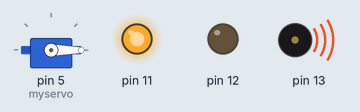
Bench run of a sketch on a simulated Arduino Uno, built with avr-gcc and run on an emulated ATmega328P. On the bench: servo, output pins drawn as LEDs (lit = HIGH), buzzer (waves = sounding).

Above: at 0.1 s.
At 4.0 s:
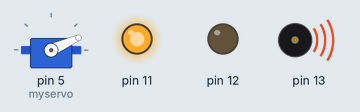
At 7.9 s:
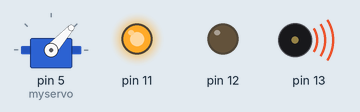
At 11.8 s:
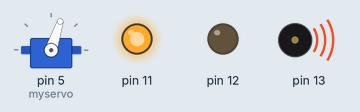
At 15.6 s:
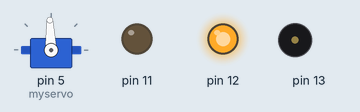
At 21.8 s:
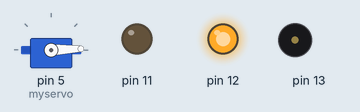
Timing chart, 0 to 23.3 s (numbered marks = the images above):
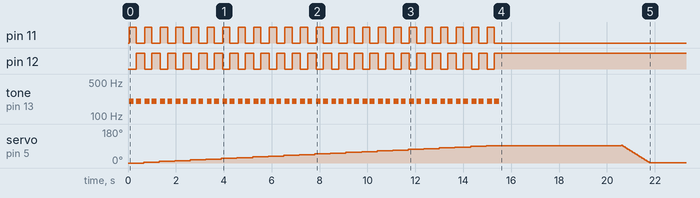

The sketch:

TrainCrossbarSystem.ino
```cpp
//The Link For This Project is: https://www.tinkercad.com/things/ckLTuSrWaTb!
#include <Servo.h>
Servo myservo;

int pos = 0;

void setup()
{
  myservo.attach(5);
  pinMode(13, OUTPUT);
  pinMode(12, OUTPUT);
  pinMode(11, OUTPUT);
  //----------------------------
  for(pos = 0; pos <= 94; pos += 4)
  {
    myservo.write(pos);
    delay(50);
    if(pos <= 94)
    {
         tone(13, 200, 200);
      	 digitalWrite(12, LOW);
  		   digitalWrite(11, HIGH);
      	 delay(300);
         tone(13, 200, 200);
      	 digitalWrite(12, HIGH);
  		   digitalWrite(11, LOW);
      	 delay(300);

    }
  }
  delay (5000);
  for(pos = 94; pos >= 0; pos += -4)
  {
    myservo.write(pos);
    delay(50);
  }
}

void loop()
{

}
```
